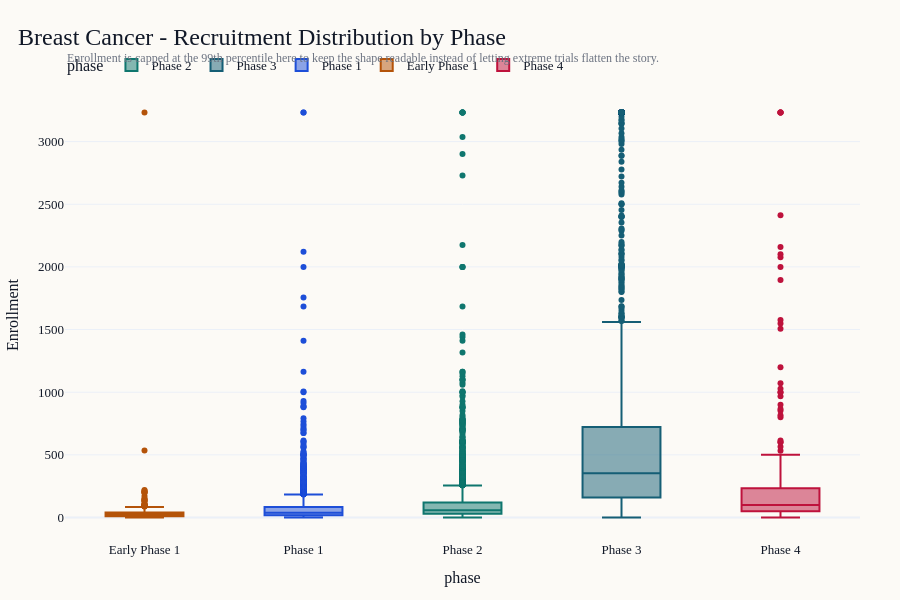

Write notebook code for a chart like this one.
### Code cell
fig_enrollment_box = px.box(
    df_phase_enrollment,
    x="phase",
    y="enrollment_count",
    color="phase",
    points="outliers",
)
pretty_layout(
    fig_enrollment_box,
    title=f"{SELECTED_CANCER} - Recruitment Distribution by Phase",
    subtitle="Enrollment is capped at the 99th percentile here to keep the shape readable instead of letting extreme trials flatten the story.",
    height=600,
)
fig_enrollment_box.update_xaxes(categoryorder="array", categoryarray=PHASE_ORDER)
fig_enrollment_box.update_yaxes(title_text="Enrollment")
fig_enrollment_box.show()

### Figure 1 — Plotly figure (JSON) as saved in the notebook; plotly's stock layout.template omitted (floating-point values rounded to 4 significant figures; data arrays with more than 128 entries replaced by an {"elided": "..."} marker saying what was removed)
{"data": [{"alignmentgroup": "True", "boxpoints": "outliers", "hovertemplate": "phase=%{x}<br>enrollment_count=%{y}<extra></extra>", "legendgroup": "Phase 2", "marker": {"color": "#0f766e"}, "name": "Phase 2", "notched": false, "offsetgroup": "Phase 2", "orientation": "v", "showlegend": true, "type": "box", "x": {"elided": "4648 str values"}, "x0": " ", "xaxis": "x", "y": {"elided": "4648 float values"}, "y0": " ", "yaxis": "y"}, {"alignmentgroup": "True", "boxpoints": "outliers", "hovertemplate": "phase=%{x}<br>enrollment_count=%{y}<extra></extra>", "legendgroup": "Phase 3", "marker": {"color": "#155e75"}, "name": "Phase 3", "notched": false, "offsetgroup": "Phase 3", "orientation": "v", "showlegend": true, "type": "box", "x": {"elided": "1543 str values"}, "x0": " ", "xaxis": "x", "y": {"elided": "1543 float values"}, "y0": " ", "yaxis": "y"}, {"alignmentgroup": "True", "boxpoints": "outliers", "hovertemplate": "phase=%{x}<br>enrollment_count=%{y}<extra></extra>", "legendgroup": "Phase 1", "marker": {"color": "#1d4ed8"}, "name": "Phase 1", "notched": false, "offsetgroup": "Phase 1", "orientation": "v", "showlegend": true, "type": "box", "x": {"elided": "2694 str values"}, "x0": " ", "xaxis": "x", "y": {"elided": "2694 float values"}, "y0": " ", "yaxis": "y"}, {"alignmentgroup": "True", "boxpoints": "outliers", "hovertemplate": "phase=%{x}<br>enrollment_count=%{y}<extra></extra>", "legendgroup": "Early Phase 1", "marker": {"color": "#b45309"}, "name": "Early Phase 1", "notched": false, "offsetgroup": "Early Phase 1", "orientation": "v", "showlegend": true, "type": "box", "x": {"elided": "232 str values"}, "x0": " ", "xaxis": "x", "y": {"elided": "232 float values"}, "y0": " ", "yaxis": "y"}, {"alignmentgroup": "True", "boxpoints": "outliers", "hovertemplate": "phase=%{x}<br>enrollment_count=%{y}<extra></extra>", "legendgroup": "Phase 4", "marker": {"color": "#be123c"}, "name": "Phase 4", "notched": false, "offsetgroup": "Phase 4", "orientation": "v", "showlegend": true, "type": "box", "x": {"elided": "342 str values"}, "x0": " ", "xaxis": "x", "y": {"elided": "342 float values"}, "y0": " ", "yaxis": "y"}], "layout": {"annotations": [{"align": "left", "font": {"color": "#6b7280", "size": 12}, "showarrow": false, "text": "Enrollment is capped at the 99th percentile here to keep the shape readable instead of letting extreme trials flatten the story.", "x": 0, "xref": "paper", "y": 1.09, "yref": "paper"}], "boxmode": "overlay", "font": {"color": "#111827", "family": "Georgia, Times New Roman, serif", "size": 13}, "height": 600, "legend": {"bgcolor": "rgba(0,0,0,0)", "orientation": "h", "title": {"text": "phase"}, "tracegroupgap": 0, "x": 0, "xanchor": "left", "y": 1.02, "yanchor": "bottom"}, "margin": {"b": 60, "l": 60, "r": 40, "t": 90}, "paper_bgcolor": "#fcfaf6", "plot_bgcolor": "#fcfaf6", "title": {"font": {"color": "#111827", "size": 24}, "text": "Breast Cancer - Recruitment Distribution by Phase", "x": 0.02}, "xaxis": {"anchor": "y", "categoryarray": ["Early Phase 1", "Phase 1", "Phase 2", "Phase 3", "Phase 4"], "categoryorder": "array", "domain": [0, 1], "title": {"text": "phase"}}, "yaxis": {"anchor": "x", "domain": [0, 1], "title": {"text": "Enrollment"}}}}
